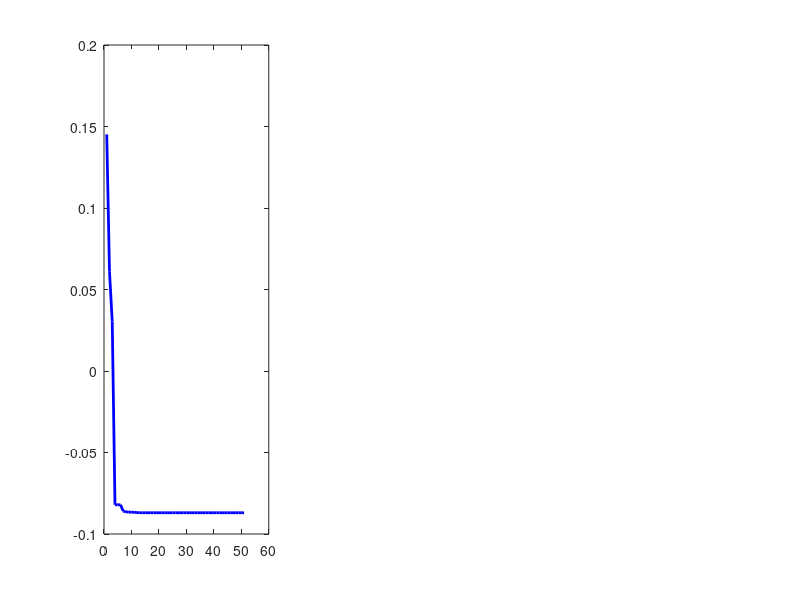

Reproduce this figure in MATLAB. (Note: this script raises an error after producing the figure.)
function genetic_stabilization()
%% ГЕНЕТИЧЕСКИЙ АЛГОРИТМ СТАБИЛИЗАЦИИ ПЕРЕКЛЮЧАЕМОЙ СИСТЕМЫ
%   Дипломная работа: Спиркина Дарья Олеговна, 414 группа
%   Науч. рук.: Фурсов Андрей Серафимович
%   Кафедра Нелинейных Динамических Систем и Процессов Управления, ВМК МГУ

    clear; clc; close all;
    
    fprintf('=========================================================\n');
    fprintf('  СТАБИЛИЗАЦИЯ ПЕРЕКЛЮЧАЕМОЙ ЛИНЕЙНОЙ СИСТЕМЫ\n');
    fprintf('        С ЗАДАННЫМ ВРЕМЕНЕМ ЗАДЕРЖКИ\n');
    fprintf('=========================================================\n\n');
    
    %% 1. ВВОД ПАРАМЕТРОВ СИСТЕМЫ
    [modes, n, m, tau0] = input_system_parameters();
    
    %% 2. ПРОВЕРКА УПРАВЛЯЕМОСТИ
    check_controllability(modes, n);
    
    %% 3. ПОПЫТКА КВАДРАТИЧНОЙ СТАБИЛИЗАЦИИ (LMI подход)
    fprintf('\n--- ЭТАП 1: ПРОВЕРКА КВАДРАТИЧНОЙ СТАБИЛИЗАЦИИ ---\n');
    [k_quad, success_quad] = quadratic_stabilization(modes, n);
    
    if success_quad
        fprintf('\n✅ КВАДРАТИЧНАЯ СТАБИЛИЗАЦИЯ УСПЕШНА!\n');
        fprintf('   Найден регулятор: k = %s\n', mat2str(k_quad', 4));
        fprintf('   Система будет устойчива при ЛЮБЫХ переключениях\n');
        
        % Проверка времени задержки
        check_stability_conditions(k_quad, modes, n, tau0);
        
        best_k = k_quad;
    else
        fprintf('\n❌ Квадратичная стабилизация НЕВОЗМОЖНА\n');
        fprintf('   Переход к генетическому алгоритму...\n\n');
        
        %% 4. ГЕНЕТИЧЕСКИЙ АЛГОРИТМ
        fprintf('--- ЭТАП 2: ГЕНЕТИЧЕСКИЙ АЛГОРИТМ ---\n');
        
        % Параметры генетического алгоритма
        params = get_default_params(n, modes, tau0);
        
        % Запуск генетического алгоритма
        [best_k, best_f, history, k_history] = genetic_algorithm(params);
        
        %% 5. АНАЛИЗ РЕЗУЛЬТАТОВ
        fprintf('\n--- ЭТАП 3: АНАЛИЗ РЕЗУЛЬТАТОВ ---\n');
        analyze_results(best_k, best_f, modes, n, tau0);
        
        %% 6. ВИЗУАЛИЗАЦИЯ
        visualize_results(history, k_history, best_k, tau0, params);
    end
    
    %% 7. МОДЕЛИРОВАНИЕ
    fprintf('\n--- ЭТАП 4: МОДЕЛИРОВАНИЕ СИСТЕМЫ ---\n');
    simulate_system(modes, best_k, tau0, n);
    
    fprintf('\n=========================================================\n');
    fprintf('                      РАБОТА ЗАВЕРШЕНА\n');
    fprintf('=========================================================\n');
end

%% ==================== ФУНКЦИЯ ВВОДА ПАРАМЕТРОВ ====================

function [modes, n, m, tau0] = input_system_parameters()
% Ввод параметров системы с возможностью выбора режима ввода
    
    fprintf('Выберите способ ввода данных:\n');
    fprintf('  1 - Ручной ввод\n');
    fprintf('  2 - Демонстрационный пример (3 режима)\n');
    fprintf('  3 - Пример из диплома (2 режима)\n');
    
    choice = input('Ваш выбор (1-3): ');
    
    if choice == 1
        % Ручной ввод
        m = input('Введите количество режимов m: ');
        tau0 = input('Введите заданное время задержки τ₀: ');
        n = input('Введите размерность системы n: ');
        
        modes = struct('A', cell(1, m), 'b', cell(1, m));
        
        for i = 1:m
            fprintf('\n--- Режим %d ---\n', i);
            A_str = input(['Введите матрицу A_', num2str(i), ' = '], 's');
            b_str = input(['Введите вектор b_', num2str(i), ' = '], 's');
            
            try
                modes(i).A = eval(A_str);
                modes(i).b = eval(b_str);
                
                % Проверка размерности
                if size(modes(i).A, 1) ~= n || size(modes(i).A, 2) ~= n
                    error('Матрица A должна быть размером %dx%d', n, n);
                end
                if length(modes(i).b) ~= n
                    error('Вектор b должен быть размером %d', n);
                end
            catch ME
                error('Ошибка ввода: %s', ME.message);
            end
        end
    elseif choice == 2
        % Демонстрационный пример (3 режима)
        m = 3;
        n = 2;
        tau0 = 0.5;
        
        modes = struct('A', cell(1, m), 'b', cell(1, m));
        
        % Режим 1
        modes(1).A = [-2, 1; 0, -3];
        modes(1).b = [0; 1];
        
        % Режим 2
        modes(2).A = [-1, 1; 0, -2];
        modes(2).b = [0; 1];
        
        % Режим 3
        modes(3).A = [-3, 0; 1, -1];
        modes(3).b = [1; 0];
        
        fprintf('\nЗагружен демонстрационный пример:\n');
        fprintf('  m = %d, n = %d, τ₀ = %.2f\n', m, n, tau0);
    else
        % Пример из диплома (2 режима)
        m = 2;
        n = 2;
        tau0 = 0.5;
        
        modes = struct('A', cell(1, m), 'b', cell(1, m));
        
        % Режим 1
        modes(1).A = [-4, 0; 0, -2];
        modes(1).b = [1; 8];
        
        % Режим 2
        modes(2).A = [-2, 1; 0, -1];
        modes(2).b = [0; 1];
        
        fprintf('\nЗагружен пример из диплома:\n');
        fprintf('  m = %d, n = %d, τ₀ = %.2f\n', m, n, tau0);
    end
    
    % Вывод информации о системе
    fprintf('\n--- ПАРАМЕТРЫ СИСТЕМЫ ---\n');
    fprintf('Количество режимов: m = %d\n', m);
    fprintf('Размерность: n = %d\n', n);
    fprintf('Заданное время задержки: τ₀ = %.3f\n', tau0);
    
    for i = 1:m
        fprintf('\nРежим %d:\n', i);
        fprintf('  A_%d = ', i); disp(modes(i).A);
        fprintf('  b_%d = ', i); disp(modes(i).b');
    end
end

%% ==================== ПРОВЕРКА УПРАВЛЯЕМОСТИ ====================

function check_controllability(modes, n)
% Проверка управляемости для каждого режима

    fprintf('\n--- ПРОВЕРКА УПРАВЛЯЕМОСТИ ---\n');
    all_controllable = true;
    
    for i = 1:length(modes)
        C = ctrb(modes(i).A, modes(i).b);
        rank_C = rank(C);
        
        if rank_C == n
            fprintf('  Режим %d: УПРАВЛЯЕМ (rank = %d)\n', i, rank_C);
        else
            fprintf('  Режим %d: НЕ УПРАВЛЯЕМ (rank = %d/%d)\n', i, rank_C, n);
            all_controllable = false;
        end
    end
    
    if ~all_controllable
        error('Ошибка: Система не полностью управляема');
    end
end

%% ==================== КВАДРАТИЧНАЯ СТАБИЛИЗАЦИЯ (LMI) ====================

function [k, success] = quadratic_stabilization(modes, n)
% Метод квадратичной стабилизации через LMI

    success = false;
    k = [];
    
    % Проверка наличия YALMIP
    try
        % Создание переменных
        Y = sdpvar(n, n, 'symmetric');
        z = sdpvar(1, n);
        
        % Формирование ограничений
        constraints = [Y >= 1e-6*eye(n)];  % Y > 0
        
        for i = 1:length(modes)
            A = modes(i).A;
            b = modes(i).b;
            
            % Y*A_i' + A_i*Y + z'*b_i' + b_i*z < 0
            LMI_i = Y*A' + A*Y + z'*b' + b*z;
            constraints = [constraints, LMI_i <= -1e-6*eye(n)];
        end
        
        % Настройки решателя
        options = sdpsettings('solver', 'sedumi', 'verbose', 0, ...
                             'cachesolvers', 1);
        
        % Решение
        diagnostics = optimize(constraints, [], options);
        
        if diagnostics.problem == 0
            Y_val = value(Y);
            z_val = value(z);
            
            % Проверка положительной определенности
            if min(eig(Y_val)) > 0
                k = -z_val / Y_val;
                success = true;
            end
        end
    catch ME
        fprintf('  YALMIP не установлен или ошибка: %s\n', ME.message);
        fprintf('  Пропускаем проверку квадратичной стабилизации\n');
    end
end

%% ==================== ПАРАМЕТРЫ ГЕНЕТИЧЕСКОГО АЛГОРИТМА ====================

function params = get_default_params(n, modes, tau0)
% Параметры генетического алгоритма по умолчанию

    params = struct();
    params.n = n;                       % размерность
    params.modes = modes;              % режимы системы
    params.tau0 = tau0;               % заданное время задержки
    
    % Параметры популяции
    params.pop_size = 100;            % размер популяции
    params.generations = 300;         % количество поколений
    
    % Операторы
    params.crossover_rate = 0.85;     % вероятность скрещивания
    params.mutation_rate = 0.15;      % вероятность мутации
    params.mutation_amplitude = 0.5;  % амплитуда мутации
    
    % Границы поиска
    params.k_bounds = [-5, 5];        % границы для k
    
    % Параметры останова
    params.tol_fitness = 1e-4;        % точность по целевой функции
    params.patience = 50;             % терпение для ранней остановки
    
    % Элитизм
    params.elite_count = 2;           % количество сохраняемых лучших особей
end

%% ==================== ГЕНЕТИЧЕСКИЙ АЛГОРИТМ ====================

function [best_k, best_f, history, k_history] = genetic_algorithm(params)
% Основная функция генетического алгоритма

    % Инициализация
    population = initialize_population(params.pop_size, params.n, params.k_bounds);
    history = zeros(params.generations, 1);
    k_history = zeros(params.generations, params.n);
    
    best_f = inf;
    best_k = zeros(1, params.n);
    no_improve_count = 0;
    
    % Заголовок таблицы
    fprintf('\n%-6s | %-12s | %-40s | %-10s\n', ...
            'Покол', 'Лучшее F', 'Лучший k', 'Статус');
    fprintf('%s\n', repmat('-', 80, 1));
    
    for gen = 1:params.generations
        % Оценка приспособленности
        fitnesses = evaluate_fitness(population, params);
        
        % Поиск лучшей особи
        [current_best_f, best_idx] = min(fitnesses);
        current_best_k = population(best_idx, :);
        
        history(gen) = current_best_f;
        k_history(gen, :) = current_best_k;
        
        % Обновление глобального лучшего решения
        if current_best_f < best_f
            best_f = current_best_f;
            best_k = current_best_k;
            no_improve_count = 0;
            
            status = '✓ УЛУЧШЕНИЕ';
        else
            no_improve_count = no_improve_count + 1;
            status = '';
        end
        
        % Вывод прогресса
        if mod(gen, 25) == 0 || gen == 1 || current_best_f < 0
            k_str = sprintf('%.4f ', current_best_k);
            fprintf('%-6d | %-12.6f | %-40s | %-10s\n', ...
                    gen, current_best_f, ['[' k_str ']'], status);
            
            if current_best_f < 0
                fprintf('%s\n', repmat('-', 80, 1));
                fprintf('✅ УСПЕХ: Найдено стабилизирующее управление на %d поколении!\n', gen);
                fprintf('%s\n', repmat('-', 80, 1));
            end
        end
        
        % Ранняя остановка
        if no_improve_count >= params.patience
            fprintf('\nРанняя остановка на %d поколении (нет улучшений)\n', gen);
            history = history(1:gen);
            k_history = k_history(1:gen, :);
            break;
        end
        
        if current_best_f < 0 && all(abs(current_best_k) < 1e3)
            % Можно продолжить для улучшения, но пока остановим
            if gen > 50
                history = history(1:gen);
                k_history = k_history(1:gen, :);
                break;
            end
        end
        
        % Селекция
        parents = selection(population, fitnesses, params.pop_size / 2);
        
        % Создание нового поколения
        new_population = create_new_generation(parents, population, fitnesses, params);
        population = new_population;
    end
    
    % Финальный расчет
    fitnesses = evaluate_fitness(population, params);
    [best_f, best_idx] = min(fitnesses);
    best_k = population(best_idx, :);
end

%% ==================== ОПЕРАТОРЫ ГЕНЕТИЧЕСКОГО АЛГОРИТМА ====================

function population = initialize_population(pop_size, n, bounds)
% Инициализация популяции случайными векторами

    population = rand(pop_size, n) * (bounds(2) - bounds(1)) + bounds(1);
end

function fitnesses = evaluate_fitness(population, params)
% Вычисление целевой функции для всей популяции

    pop_size = size(population, 1);
    fitnesses = zeros(pop_size, 1);
    
    for i = 1:pop_size
        fitnesses(i) = fitness_function(population(i, :), params);
    end
end

function F = fitness_function(k, params)
% ЦЕЛЕВАЯ ФУНКЦИЯ
%   F = -τ₀ + 2/θ * ln(ρ), если F1 < 0
%   F = F1, если F1 ≥ 0

    % Вычисляем F1
    F1 = compute_F1(k, params.modes);
    
    % Штраф за большие коэффициенты
    penalty = 0.01 * sum(k.^2);
    
    if F1 >= -1e-6  % Есть неустойчивые режимы
        F = F1 + penalty;
        return;
    end
    
    % Оценка времени задержки методом Ляпунова
    [tau_lyap, valid_lyap] = tau_bound_lyapunov(k, params.modes, params.n);
    
    % Оценка времени задержки методом диагонализации
    [tau_diag, valid_diag] = tau_bound_diag(k, params.modes);
    
    % Выбор наилучшей оценки
    tau_res = inf;
    if valid_lyap && valid_diag
        tau_res = min(tau_lyap, tau_diag);
    elseif valid_lyap
        tau_res = tau_lyap;
    elseif valid_diag
        tau_res = tau_diag;
    end
    
    if ~isfinite(tau_res) || tau_res <= 0
        F = 1e6 + penalty;  % Штраф
    else
        F = -params.tau0 + tau_res + penalty;
    end
end

function F1 = compute_F1(k, modes)
% Вычисление F1 = max_i(max Re(λ(A_i - b_i*k)))

    F1 = -inf;
    for i = 1:length(modes)
        H = modes(i).A - modes(i).b * k(:)';
        eigvals = eig(H);
        max_real = max(real(eigvals));
        F1 = max(F1, max_real);
    end
end

function parents = selection(population, fitnesses, num_parents)
% СЕЛЕКЦИЯ - турнирная

    pop_size = size(population, 1);
    num_parents = floor(num_parents);
    parents = zeros(num_parents, size(population, 2));
    
    for i = 1:num_parents
        % Турнир из 3 случайных особей
        idx = randperm(pop_size, 3);
        [~, best_idx] = min(fitnesses(idx));
        parents(i, :) = population(idx(best_idx), :);
    end
end

function child = crossover(p1, p2, crossover_rate)
% КРОССОВЕР - арифметический

    if rand() < crossover_rate
        alpha = rand();
        child = alpha * p1 + (1 - alpha) * p2;
    else
        child = p1;
    end
end

function child = mutation(child, mutation_rate, bounds, amplitude)
% МУТАЦИЯ - равномерная

    if nargin < 4
        amplitude = 0.5;
    end
    
    for i = 1:length(child)
        if rand() < mutation_rate
            child(i) = child(i) + (rand() - 0.5) * 2 * amplitude;
        end
    end
    
    % Ограничение границ
    child = max(min(child, bounds(2)), bounds(1));
end

function new_population = create_new_generation(parents, old_population, fitnesses, params)
% Создание нового поколения с элитизмом

    pop_size = size(old_population, 1);
    n_vars = size(old_population, 2);
    new_population = zeros(pop_size, n_vars);
    
    % Элитизм - сохраняем лучшие особи
    [~, sorted_idx] = sort(fitnesses);
    elite_count = min(params.elite_count, pop_size);
    new_population(1:elite_count, :) = old_population(sorted_idx(1:elite_count), :);
    
    % Создание остальных особей
    for i = (elite_count + 1):pop_size
        % Выбор родителей
        parent_idx = randperm(size(parents, 1), 2);
        p1 = parents(parent_idx(1), :);
        p2 = parents(parent_idx(2), :);
        
        % Скрещивание
        child = crossover(p1, p2, params.crossover_rate);
        
        % Мутация
        child = mutation(child, params.mutation_rate, ...
                        params.k_bounds, params.mutation_amplitude);
        
        new_population(i, :) = child;
    end
end

%% ==================== МЕТОД ФУНКЦИИ ЛЯПУНОВА ====================

function [tau_bound, success] = tau_bound_lyapunov(k, modes, n)
% ОЦЕНКА ВРЕМЕНИ ЗАДЕРЖКИ МЕТОДОМ ФУНКЦИИ ЛЯПУНОВА
%   τ_bound = 2/θ * ln(ρ)

    tau_bound = inf;
    success = false;
    
    rho_list = [];
    theta_list = [];
    
    for i = 1:length(modes)
        H = modes(i).A - modes(i).b * k(:)';
        
        % Проверка устойчивости
        if max(real(eig(H))) >= -1e-6
            return;
        end
        
        % Решение уравнения Ляпунова
        try
            Q = lyap(H', eye(n));
        catch
            return;
        end
        
        % Симметризация
        Q = (Q + Q') / 2;
        
        % Собственные значения
        lam = eig(Q);
        m_val = min(lam);
        M = max(lam);
        
        if m_val <= 1e-6 || M <= 1e-6
            return;
        end
        
        c = sqrt(M / m_val);
        nu = 1.0 / (2.0 * M);
        
        rho_list = [rho_list; c];
        theta_list = [theta_list; nu];
    end
    
    if isempty(rho_list) || isempty(theta_list)
        return;
    end
    
    rho = max(rho_list);
    theta = min(theta_list);
    
    if theta > 1e-6 && rho >= 1
        tau_bound = (2.0 / theta) * log(rho);
        success = true;
    end
end

%% ==================== МЕТОД ДИАГОНАЛИЗАЦИИ ====================

function [tau_bound, success] = tau_bound_diag(k, modes, tol)
% ОЦЕНКА ВРЕМЕНИ ЗАДЕРЖКИ МЕТОДОМ ДИАГОНАЛИЗАЦИИ

    if nargin < 3
        tol = 1e-8;
    end
    
    tau_bound = inf;
    success = false;
    
    rho_list = [];
    theta_i_list = [];
    
    for i = 1:length(modes)
        H = modes(i).A - modes(i).b * k(:)';
        
        % Проверка устойчивости
        if max(real(eig(H))) >= -1e-6
            return;
        end
        
        % Собственные значения и вектора
        [V, D] = eig(H);
        w = diag(D);
        
        % Проверка на различные собственные значения
        diff_mat = abs(w - w');
        diff_mat(eye(length(w)) == 1) = inf;
        
        if min(diff_mat(:)) < tol
            return;
        end
        
        % Максимальная действительная часть
        max_real = max(real(w));
        theta_i_list = [theta_i_list; max_real];
        
        % Вычисление числа обусловленности
        try
            V_inv = inv(V);
        catch
            return;
        end
        
        % Норма бесконечности
        rho_i = norm(V, inf) * norm(V_inv, inf);
        
        if isfinite(rho_i) && rho_i >= 1
            rho_list = [rho_list; rho_i];
        end
    end
    
    if isempty(theta_i_list) || isempty(rho_list)
        return;
    end
    
    % θ = -max_i(θ_i)
    theta = -max(theta_i_list);
    
    if theta <= 1e-6
        return;
    end
    
    rho = max(rho_list);
    tau_bound = (2.0 / theta) * log(rho);
    success = true;
end

%% ==================== АНАЛИЗ РЕЗУЛЬТАТОВ ====================

function analyze_results(k, F, modes, n, tau0)
% Анализ найденного регулятора

    fprintf('\n--- АНАЛИЗ НАЙДЕННОГО РЕГУЛЯТОРА ---\n');
    fprintf('k* = [');
    for i = 1:length(k)
        fprintf('%.6f ', k(i));
    end
    fprintf(']\n');
    fprintf('F(k*) = %.6f\n', F);
    
    if F < 0
        fprintf('✅ ЦЕЛЕВАЯ ФУНКЦИЯ F < 0 - УСПЕХ!\n');
    else
        fprintf('❌ ЦЕЛЕВАЯ ФУНКЦИЯ F >= 0 - ТРЕБУЕТСЯ ДОНАСТРОЙКА\n');
    end
    
    % Проверка устойчивости режимов
    fprintf('\n--- УСТОЙЧИВОСТЬ РЕЖИМОВ ---\n');
    all_stable = true;
    
    for i = 1:length(modes)
        H = modes(i).A - modes(i).b * k(:)';
        eigvals = eig(H);
        max_real = max(real(eigvals));
        
        if max_real < 0
            status = 'УСТОЙЧИВ';
        else
            status = 'НЕУСТОЙЧИВ';
            all_stable = false;
        end
        
        fprintf('Режим %d: %s (max Re(λ) = %.6f)\n', i, status, max_real);
        fprintf('  Собственные значения:\n');
        for j = 1:length(eigvals)
            if abs(imag(eigvals(j))) < 1e-8
                fprintf('    λ%d = %.6f\n', j, real(eigvals(j)));
            else
                fprintf('    λ%d = %.6f %+.6fi\n', j, real(eigvals(j)), imag(eigvals(j)));
            end
        end
    end
    
    % Оценка времени задержки
    fprintf('\n--- ОЦЕНКА ВРЕМЕНИ ЗАДЕРЖКИ ---\n');
    [tau_lyap, success_lyap] = tau_bound_lyapunov(k, modes, n);
    [tau_diag, success_diag] = tau_bound_diag(k, modes);
    
    fprintf('Метод функции Ляпунова:  ');
    if success_lyap
        fprintf('2/θ * ln(ρ) = %.6f\n', tau_lyap);
    else
        fprintf('ОЦЕНКА НЕВОЗМОЖНА\n');
    end
    
    fprintf('Метод диагонализации:    ');
    if success_diag
        fprintf('2/θ * ln(ρ) = %.6f\n', tau_diag);
    else
        fprintf('ОЦЕНКА НЕВОЗМОЖНА\n');
    end
    
    if success_lyap && success_diag
        tau_min = min(tau_lyap, tau_diag);
        fprintf('МИНИМАЛЬНАЯ ОЦЕНКА:       τ* = %.6f\n', tau_min);
        fprintf('ЗАДАННОЕ ВРЕМЯ:           τ₀ = %.6f\n', tau0);
        
        if tau_min < tau0
            fprintf('✅ УСЛОВИЕ ВЫПОЛНЕНО: τ* < τ₀\n');
            fprintf('   Система стабилизируется с заданным временем задержки\n');
        else
            fprintf('❌ УСЛОВИЕ НЕ ВЫПОЛНЕНО: τ* >= τ₀\n');
            fprintf('   Требуется уменьшить τ₀ до %.6f\n', tau_min * 0.99);
        end
    elseif success_lyap
        fprintf('\n⚠️  Доступна только оценка методом Ляпунова\n');
    elseif success_diag
        fprintf('\n⚠️  Доступна только оценка методом диагонализации\n');
    else
        fprintf('\n❌ НЕ УДАЛОСЬ ПОЛУЧИТЬ ОЦЕНКУ ВРЕМЕНИ ЗАДЕРЖКИ\n');
    end
end

%% ==================== ВИЗУАЛИЗАЦИЯ ====================

function visualize_results(history, k_history, best_k, tau0, params)
% Построение графиков результатов

    figure('Name', 'Результаты генетического алгоритма', ...
           'Position', [100, 100, 1400, 600], ...
           'Color', 'white');
    
    % 1. График сходимости
    subplot(1, 3, 1);
    generations = 1:length(history);
    plot(generations, history, 'b-', 'LineWidth', 2);
    hold on;
    yline(0, 'r--', 'LineWidth', 1.5);
    
    % Отметка успеха
    success_gen = find(history < 0, 1);
    if ~isempty(success_gen)
        scatter(success_gen, history(success_gen), 100, 'g', 'filled', ...
                'MarkerEdgeColor', 'k', 'LineWidth', 1.5);
        text(success_gen, history(success_gen), ...
             sprintf('  Успех на %d поколении', success_gen), ...
             'VerticalAlignment', 'bottom', 'FontSize', 10, 'FontWeight', 'bold');
    end
    
    xlabel('Поколение', 'FontSize', 12, 'FontWeight', 'bold');
    ylabel('Значение целевой функции F', 'FontSize', 12, 'FontWeight', 'bold');
    title('Сходимость генетического алгоритма', 'FontSize', 14, 'FontWeight', 'bold');
    legend('F_{best}', 'F = 0', 'Location', 'best');
    grid on;
    xlim([1, length(history)]);
    
    % 2. Эволюция коэффициентов
    subplot(1, 3, 2);
    colors = lines(params.n);
    for i = 1:params.n
        plot(generations, k_history(:, i), 'Color', colors(i, :), ...
             'LineWidth', 2, 'DisplayName', sprintf('k_%d', i));
        hold on;
    end
    
    % Финальные значения
    for i = 1:params.n
        yline(best_k(i), '--', 'Color', colors(i, :), ...
              'LineWidth', 1, 'HandleVisibility', 'off');
    end
    
    % Границы поиска
    yline(params.k_bounds(1), 'k:', 'LineWidth', 1, 'DisplayName', 'Границы');
    yline(params.k_bounds(2), 'k:', 'LineWidth', 1, 'HandleVisibility', 'off');
    
    xlabel('Поколение', 'FontSize', 12, 'FontWeight', 'bold');
    ylabel('Значение коэффициентов', 'FontSize', 12, 'FontWeight', 'bold');
    title('Эволюция коэффициентов регулятора', 'FontSize', 14, 'FontWeight', 'bold');
    legend('Location', 'best');
    grid on;
    xlim([1, length(history)]);
    
    % 3. Финальные значения
    subplot(1, 3, 3);
    axis off;
    
    text_x = 0.1;
    text_y = 0.95;
    line_height = 0.08;
    
    text(text_x, text_y, 'РЕЗУЛЬТАТЫ ОПТИМИЗАЦИИ', ...
         'FontSize', 14, 'FontWeight', 'bold', 'Color', 'blue');
    text_y = text_y - line_height * 1.5;
    
    text(text_x, text_y, sprintf('Заданное τ₀ = %.4f', tau0), ...
         'FontSize', 12, 'FontWeight', 'bold');
    text_y = text_y - line_height;
    
    text(text_x, text_y, 'Найденный регулятор:', ...
         'FontSize', 12, 'FontWeight', 'bold');
    text_y = text_y - line_height * 0.8;
    
    for i = 1:params.n
        text(text_x + 0.05, text_y, sprintf('k_%d = %.6f', i, best_k(i)), ...
             'FontSize', 11, 'FontName', 'Courier New');
        text_y = text_y - line_height * 0.7;
    end
    
    text_y = text_y - line_height * 0.5;
    
    [tau_lyap, ~] = tau_bound_lyapunov(best_k, params.modes, params.n);
    [tau_diag, ~] = tau_bound_diag(best_k, params.modes);
    
    if isfinite(tau_lyap)
        text(text_x, text_y, sprintf('Ляпунов: τ* = %.6f', tau_lyap), ...
             'FontSize', 11);
        text_y = text_y - line_height * 0.7;
    end
    
    if isfinite(tau_diag)
        text(text_x, text_y, sprintf('Диагонал.: τ* = %.6f', tau_diag), ...
             'FontSize', 11);
        text_y = text_y - line_height * 0.7;
    end
    
    tau_min = min(tau_lyap, tau_diag);
    if isfinite(tau_min)
        text_y = text_y - line_height * 0.3;
        if tau_min < tau0
            status = '✅ УСПЕХ: τ* < τ₀';
            color = 'green';
        else
            status = '❌ НЕУДАЧА: τ* ≥ τ₀';
            color = 'red';
        end
        text(text_x, text_y, status, 'FontSize', 13, ...
             'FontWeight', 'bold', 'Color', color);
    end
    
    sgtitle(sprintf('ГЕНЕТИЧЕСКИЙ АЛГОРИТМ СТАБИЛИЗАЦИИ (τ₀ = %.2f)', tau0), ...
            'FontSize', 16, 'FontWeight', 'bold');
    
    % Сохранение графика
    saveas(gcf, 'genetic_algorithm_results.png');
    fprintf('\nГрафики сохранены в файл genetic_algorithm_results.png\n');
end

%% ==================== МОДЕЛИРОВАНИЕ СИСТЕМЫ ====================

function simulate_system(modes, k, tau0, n)
% Моделирование переключаемой системы с найденным регулятором

    fprintf('\n--- МОДЕЛИРОВАНИЕ ПЕРЕКЛЮЧАЕМОЙ СИСТЕМЫ ---\n');
    
    % Начальные условия
    x0 = randn(n, 1) * 2;
    fprintf('Начальное состояние: x0 = [');
    fprintf('%.2f ', x0);
    fprintf(']\n');
    
    % Время моделирования
    t_span = [0, 30];
    
    % Генерация переключающего сигнала
    t_switch = generate_switching_times(t_span, tau0);
    
    % Моделирование без управления
    fprintf('Моделирование без управления...\n');
    [t1, x1] = simulate_switched_system(modes, [], t_span, x0, t_switch);
    
    % Моделирование с управлением
    fprintf('Моделирование с управлением (k = [');
    fprintf('%.4f ', k);
    fprintf('])...\n');
    [t2, x2] = simulate_switched_system(modes, k, t_span, x0, t_switch);
    
    % Визуализация
    plot_simulation_results(t1, x1, t2, x2, t_switch, k, tau0, n);
end

function t_switch = generate_switching_times(t_span, tau0)
% Генерация моментов переключений

    t_start = t_span(1);
    t_end = t_span(2);
    
    t_switch = t_start;
    t_current = t_start;
    
    while t_current < t_end
        dt = tau0 + rand() * tau0;  % случайное время работы режима
        t_current = t_current + dt;
        if t_current < t_end
            t_switch = [t_switch, t_current];
        end
    end
end

function [t_out, x_out] = simulate_switched_system(modes, k, t_span, x0, t_switch)
% Моделирование переключаемой системы

    t_out = [];
    x_out = [];
    x_current = x0;
    
    for i = 1:length(t_switch)-1
        t_segment = [t_switch(i), t_switch(i+1)];
        
        % Определение текущего режима
        mode_idx = mod(i-1, length(modes)) + 1;
        
        % Функция правой части
        if isempty(k)
            f = @(t, x) modes(mode_idx).A * x;
        else
            f = @(t, x) (modes(mode_idx).A - modes(mode_idx).b * k(:)') * x;
        end
        
        % Интегрирование
        [t_seg, x_seg] = ode45(f, t_segment, x_current);
        
        t_out = [t_out; t_seg(1:end-1)];
        x_out = [x_out; x_seg(1:end-1, :)];
        
        x_current = x_seg(end, :)';
    end
    
    % Последний сегмент
    t_segment = [t_switch(end), t_span(2)];
    mode_idx = mod(length(t_switch)-1, length(modes)) + 1;
    
    if isempty(k)
        f = @(t, x) modes(mode_idx).A * x;
    else
        f = @(t, x) (modes(mode_idx).A - modes(mode_idx).b * k(:)') * x;
    end
    
    [t_seg, x_seg] = ode45(f, t_segment, x_current);
    t_out = [t_out; t_seg];
    x_out = [x_out; x_seg];
end

function plot_simulation_results(t1, x1, t2, x2, t_switch, k, tau0, n)
% Визуализация результатов моделирования

    figure('Name', 'Моделирование переключаемой системы', ...
           'Position', [150, 150, 1400, 700], ...
           'Color', 'white');
    
    % 1. Фазовый портрет без управления
    subplot(2, 3, 1);
    plot(x1(:, 1), x1(:, 2), 'b-', 'LineWidth', 1.5);
    xlabel('x_1', 'FontSize', 12, 'FontWeight', 'bold');
    ylabel('x_2', 'FontSize', 12, 'FontWeight', 'bold');
    title('Фазовый портрет (без управления)', 'FontSize', 14, 'FontWeight', 'bold');
    grid on;
    axis equal;
    
    % 2. Фазовый портрет с управлением
    subplot(2, 3, 2);
    plot(x2(:, 1), x2(:, 2), 'g-', 'LineWidth', 1.5);
    xlabel('x_1', 'FontSize', 12, 'FontWeight', 'bold');
    ylabel('x_2', 'FontSize', 12, 'FontWeight', 'bold');
    title('Фазовый портрет (с управлением)', 'FontSize', 14, 'FontWeight', 'bold');
    grid on;
    axis equal;
    
    % 3. Сравнение фазовых траекторий
    subplot(2, 3, 3);
    plot(x1(:, 1), x1(:, 2), 'b-', 'LineWidth', 1.5, 'DisplayName', 'Без управления');
    hold on;
    plot(x2(:, 1), x2(:, 2), 'g-', 'LineWidth', 1.5, 'DisplayName', 'С управлением');
    xlabel('x_1', 'FontSize', 12, 'FontWeight', 'bold');
    ylabel('x_2', 'FontSize', 12, 'FontWeight', 'bold');
    title('Сравнение фазовых траекторий', 'FontSize', 14, 'FontWeight', 'bold');
    legend('Location', 'best');
    grid on;
    axis equal;
    
    % 4. Переходные процессы x1(t)
    subplot(2, 3, 4);
    plot(t1, x1(:, 1), 'b-', 'LineWidth', 1.5, 'DisplayName', 'Без управления');
    hold on;
    plot(t2, x2(:, 1), 'g-', 'LineWidth', 1.5, 'DisplayName', 'С управлением');
    
    % Отметки переключений
    for i = 1:length(t_switch)
        xline(t_switch(i), 'r--', 'LineWidth', 0.5, 'HandleVisibility', 'off');
    end
    
    xlabel('Время t', 'FontSize', 12, 'FontWeight', 'bold');
    ylabel('x_1', 'FontSize', 12, 'FontWeight', 'bold');
    title('Переходный процесс x_1(t)', 'FontSize', 14, 'FontWeight', 'bold');
    legend('Location', 'best');
    grid on;
    xlim([t1(1), t1(end)]);
    
    % 5. Переходные процессы x2(t)
    subplot(2, 3, 5);
    plot(t1, x1(:, 2), 'b-', 'LineWidth', 1.5, 'DisplayName', 'Без управления');
    hold on;
    plot(t2, x2(:, 2), 'g-', 'LineWidth', 1.5, 'DisplayName', 'С управлением');
    
    for i = 1:length(t_switch)
        xline(t_switch(i), 'r--', 'LineWidth', 0.5, 'HandleVisibility', 'off');
    end
    
    xlabel('Время t', 'FontSize', 12, 'FontWeight', 'bold');
    ylabel('x_2', 'FontSize', 12, 'FontWeight', 'bold');
    title('Переходный процесс x_2(t)', 'FontSize', 14, 'FontWeight', 'bold');
    legend('Location', 'best');
    grid on;
    xlim([t1(1), t1(end)]);
    
    % 6. Норма состояния
    subplot(2, 3, 6);
    norm1 = sqrt(sum(x1.^2, 2));
    norm2 = sqrt(sum(x2.^2, 2));
    
    semilogy(t1, norm1, 'b-', 'LineWidth', 1.5, 'DisplayName', 'Без управления');
    hold on;
    semilogy(t2, norm2, 'g-', 'LineWidth', 1.5, 'DisplayName', 'С управлением');
    
    for i = 1:length(t_switch)
        xline(t_switch(i), 'r--', 'LineWidth', 0.5, 'HandleVisibility', 'off');
    end
    
    xlabel('Время t', 'FontSize', 12, 'FontWeight', 'bold');
    ylabel('||x(t)||', 'FontSize', 12, 'FontWeight', 'bold');
    title('Норма состояния', 'FontSize', 14, 'FontWeight', 'bold');
    legend('Location', 'best');
    grid on;
    xlim([t1(1), t1(end)]);
    
    sgtitle(sprintf('МОДЕЛИРОВАНИЕ ПЕРЕКЛЮЧАЕМОЙ СИСТЕМЫ (τ₀ = %.2f, k = [%.4f, %.4f])', ...
            tau0, k(1), k(2)), 'FontSize', 16, 'FontWeight', 'bold');
    
    % Сохранение графика
    saveas(gcf, 'simulation_results.png');
    fprintf('Графики моделирования сохранены в файл simulation_results.png\n');
end

%% ==================== ПРОВЕРКА УСЛОВИЙ СТАБИЛЬНОСТИ ====================

function check_stability_conditions(k, modes, n, tau0)
% Проверка условий устойчивости для найденного регулятора

    fprintf('\n--- ПРОВЕРКА УСЛОВИЙ УСТОЙЧИВОСТИ ---\n');
    
    [tau_lyap, success_lyap] = tau_bound_lyapunov(k, modes, n);
    [tau_diag, success_diag] = tau_bound_diag(k, modes);
    
    if success_lyap
        fprintf('Метод Ляпунова: 2/θ * ln(ρ) = %.6f\n', tau_lyap);
    end
    
    if success_diag
        fprintf('Диагонализация: 2/θ * ln(ρ) = %.6f\n', tau_diag);
    end
    
    if success_lyap && success_diag
        tau_min = min(tau_lyap, tau_diag);
        fprintf('Минимальная оценка: %.6f\n', tau_min);
        fprintf('Заданное τ₀: %.6f\n', tau0);
        
        if tau_min < tau0
            fprintf('✅ УСЛОВИЕ ВЫПОЛНЕНО!\n');
        else
            fprintf('❌ УСЛОВИЕ НЕ ВЫПОЛНЕНО\n');
        end
    end
end
